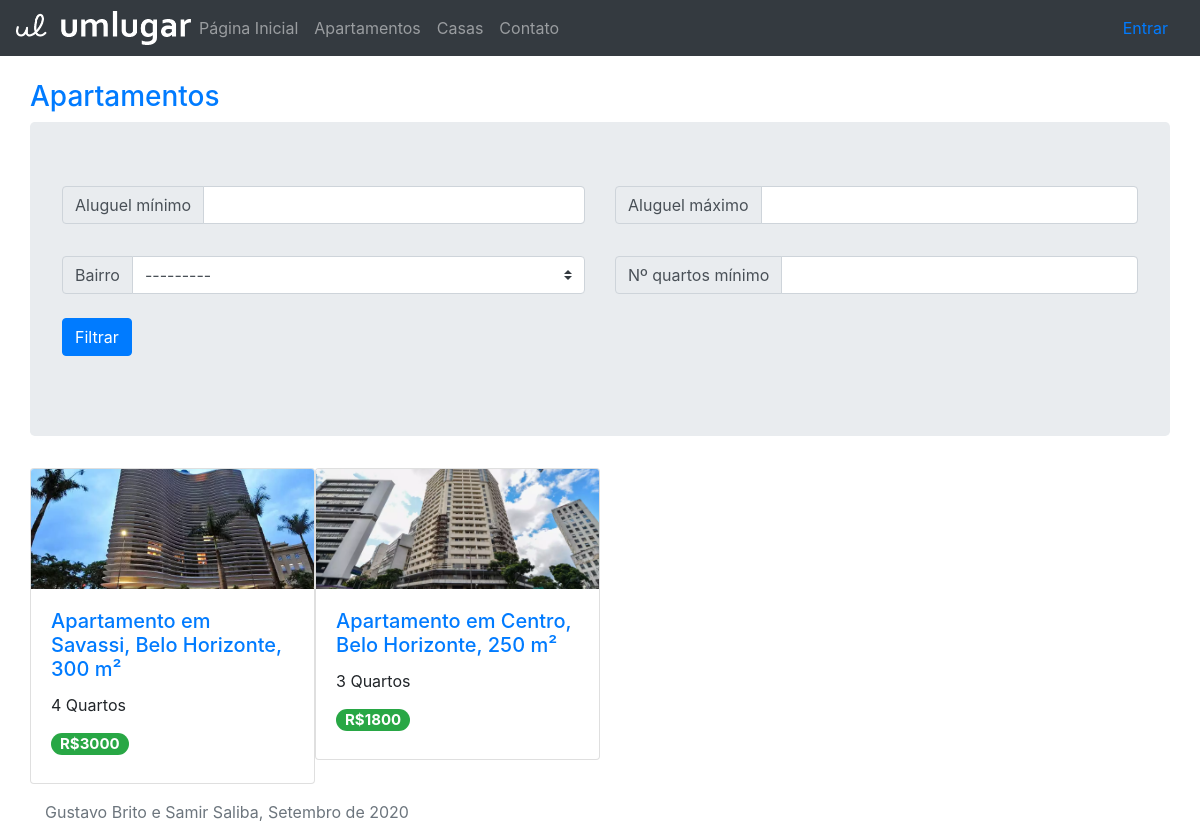
Screenshot of /apartamentos/ with the database file from the repository.
### imvwb/models.py (models this page shows, shortened)
class Imovel(models.Model):
    num_quartos = models.PositiveSmallIntegerField(blank=False)
    num_salas_estar = models.PositiveSmallIntegerField(blank=False)
    num_salas_jantar = models.PositiveSmallIntegerField(blank=False)
    area = models.PositiveSmallIntegerField(blank=False)
    num_vagas_garagem = models.PositiveSmallIntegerField(blank=False)
    possui_armario_embutido = models.BooleanField(default=False)
    descricao = models.TextField(max_length=500, blank=True)
    aluguel = models.PositiveIntegerField(blank=False)
    data_postagem = models.DateTimeField(auto_now_add=True)
    logradouro = models.CharField(max_length=50, blank=False)
    numero = models.PositiveSmallIntegerField(blank=False)
    bairro = models.ForeignKey(Bairro, on_delete=models.PROTECT)
    cidade = models.CharField(max_length=25, blank=False)
    uf = models.CharField(max_length=2, blank=False)

class Apartamento(Imovel):
    andar = models.PositiveSmallIntegerField(blank=False)
    valor_condominio = models.PositiveSmallIntegerField(blank=False)
    possui_portaria_24h = models.BooleanField(default=None)

class Imovel(models.Model):
    num_quartos = models.PositiveSmallIntegerField(blank=False)
    num_salas_estar = models.PositiveSmallIntegerField(blank=False)
    num_salas_jantar = models.PositiveSmallIntegerField(blank=False)
    area = models.PositiveSmallIntegerField(blank=False)
    num_vagas_garagem = models.PositiveSmallIntegerField(blank=False)
    possui_armario_embutido = models.BooleanField(default=False)
    descricao = models.TextField(max_length=500, blank=True)
    aluguel = models.PositiveIntegerField(blank=False)
    data_postagem = models.DateTimeField(auto_now_add=True)
    logradouro = models.CharField(max_length=50, blank=False)
    numero = models.PositiveSmallIntegerField(blank=False)
    bairro = models.ForeignKey(Bairro, on_delete=models.PROTECT)
    cidade = models.CharField(max_length=25, blank=False)
    uf = models.CharField(max_length=2, blank=False)

class Bairro(models.Model):
    nome = models.CharField(max_length=30, blank=False)
    def __str__(self):
        return self.nome

### imvwb/views.py (the view)
# urls.py: path('apartamentos/', views.lista_aptos, name='aptos'),
def lista_aptos(request):
    aptos_list = Apartamento.objects.order_by('data_postagem')
    apto_filter = ApartamentoFilter(request.GET, queryset=aptos_list)
    now = timezone.now()
    one_week_ago = now-datetime.timedelta(7)
    for apto in apto_filter.qs:
        imagem = Imagem.objects.filter(imovel_id=apto.id)[0]
        apto.imagem = imagem.imagem
        apto.new=True if apto.data_postagem > one_week_ago else False
    context = {
        'aptos':apto_filter.qs,
        'form':apto_filter.form,
    }
    return render(request, 'imvwb/lista_aptos.html', context)

### imvwb/templates/imvwb/lista_aptos.html (shortened to what this page needs)
{% extends "./base.html" %}
{% block content %}
<div class="row">
    <h3>
        <a href="{% url 'imvwb:aptos' %}" class="text-decoration-none">
           Apartamentos
        </a>
    </h3>
</div>
<div class="row">
    <div class="jumbotron w-100">
        <form method="get" id="getForm">
            <div class="row pb-3">
                <div class="col">
                    <div class="input-group mb-3">
                        <div class="input-group-prepend">
                            <span class="input-group-text" id="{{form.aluguel__gt.id_for_label}}">Aluguel mínimo</span>
                        </div>
                        {{ form.aluguel__gt }}
                    </div>
                </div>
                <div class="col">
                    <div class="input-group mb-3">
                        <div class="input-group-prepend">
                            <span class="input-group-text" id="{{ form.aluguel__lt.id_for_label }}">Aluguel máximo</span>
                        </div>
                        {{ form.aluguel__lt }}
                    </div>
                </div>
            </div>
            <div class="row">
                <div class='col-md-6'>
                    <div class="input-group mb-4">
                        <div class="input-group-prepend">
                        <label class="input-group-text" for="{{form.bairro.id_for_label}}">Bairro</label>
                        </div>
                        {{ form.bairro }}
                    </div>
                </div>
                <div class="col-md-6">
                    <div class="input-group mb-3">
                        <div class="input-group-prepend">
                            <span class="input-group-text" id="{{form.quartos__gt.id_for_label}}">Nº quartos mínimo</span>
                        </div>
                        {{ form.quartos__gt }}
                    </div>
                </div>
            </div>
            <button type="submit" for="getForm" class="btn btn-primary">Filtrar</button>
        </form>
    </div>
</div>
<div class="row">
    {% for apto in aptos %}
        <div class="col-3 px-0">
            <div class="card mx-0" style="width:100%">
                <img src="{{apto.imagem.url}}" class="card-img-top" alt="...">
                <div class="card-body">
                    <h5 class="card-title">
                        <a href="{% url 'imvwb:detail_apto' apto.id %}" class="text-decoration-none">
                            Apartamento em {{apto.bairro}}, {{apto.cidade}}, {{apto.area}} m²
                        </a>
                    </h5>
                    <p class="card-text">{{apto.num_quartos}} Quartos</p>
                    <h5>
                        <span class="badge badge-success badge-pill">R${{apto.aluguel}}</span>
                    </h5>
                </div>
            </div>
        </div>
    {% endfor %}
</div>
{% endblock %}

### imvwb/templates/imvwb/base.html (style rules this page uses)
.card-img-top { width: 100%; height: 10vw; object-fit: cover; }

### rows the page displays
Apartamento: shows a picture, bairro "Savassi", cidade "Belo Horizonte", area "300", num_quartos "4", aluguel "3000"
Apartamento: shows a picture, bairro "Centro", cidade "Belo Horizonte", area "250", num_quartos "3", aluguel "1800"
